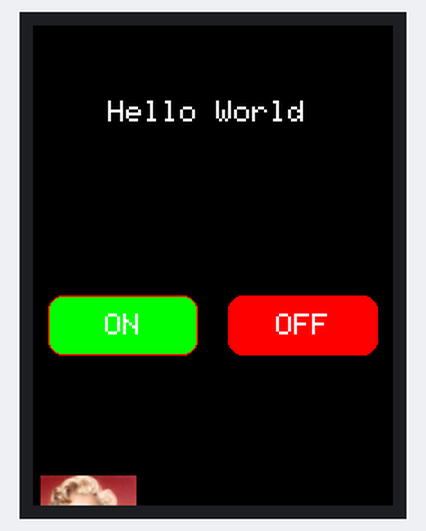
Simulated run of this program. Board: Arduino Mega 2560, built with avr-gcc and run on an emulated ATmega2560. On the bench: 240×320 colour display. What the program prints to the serial monitor is not drawn.

Above: at 1.0 s.

The program:

main.cpp
```cpp
#include <Arduino.h>

#include "MyDisplay.hpp"
#include "Panel.hpp"


MyDisplay display;
// HomePanel homePanel;

void drawImage() {
    int x = 5, y = 0;
    display._tft.setAddrWindow(x, y, x + 64 - 1, y + 64 - 1);
    display._tft.pushColors((const uint8_t*)marilyn_64x64, 64 * 64, 1, false);
    display._tft.setAddrWindow(0, 0, display._tft.width() - 1, display._tft.height() - 1);
}

void setup(void) {
    Serial.begin(9600);
    display.begin();
    Serial.println("Display initialized.");

    // Test bezpośredniego rysowania obrazu
    Serial.println("Testing direct image drawing...");
    drawImage();
    Serial.println("Direct image drawing test complete");

    // Teraz spróbuj normalnie
    display.drawPanel(new HomePanel());
}


void idle() {
    delay(100); // Adjust the delay as needed
}

void loop(void)
{
    idle(); // Call the idle function to keep the loop running without blocking
}


// if (display.refresh) {
//     display.refresh = 0; // Reset the refresh flag
//     // display.drawPanel(homePanel); // Draw the panel on the display
// }
// Adafruit_GFX_Button &on_btn = display.on_btn;
// Adafruit_GFX_Button &off_btn = display.off_btn;
// MCUFRIEND_kbv &tft = display.getTft(); // Referencja do obiektu wyświetlacza
// int pixel_x = display.pixel_x;
// int pixel_y = display.pixel_y;

// bool down = display.Touch_getXY();
// on_btn.press(down && on_btn.contains(pixel_x, pixel_y));
// off_btn.press(down && off_btn.contains(pixel_x, pixel_y));
// if (on_btn.justReleased())
//     on_btn.drawButton();
// if (off_btn.justReleased())
//     off_btn.drawButton();
// if (on_btn.justPressed()) {
//     on_btn.drawButton(true);
//     tft.fillRect(40, 80, 160, 80, GREEN);
// }
// if (off_btn.justPressed()) {
//     off_btn.drawButton(true);
//     tft.fillRect(40, 80, 160, 80, RED);
// }
// Serial.println("Display initialized.");
```

Button.cpp
```cpp
#pragma once
#include <Arduino.h>
#include "Colors.hpp"
#include "Button.hpp"

Button::Button() : _x(lastX), _y(lastY), _width(50), _height(25), _label(new String("Button")), _colorOn(GREY), _colorOff(DARKGREY), _textColor(WHITE), _pressed(false), prevPressed(false), _action(Button::ActionType::Idle)
{
    lastX += 25;
    lastY += 10;
}

Button::Button(uint16_t x, uint16_t y, uint16_t w, uint16_t h, String *label, uint16_t outlinecolor, uint16_t colorOn, uint16_t colorOff, uint16_t textColor, uint8_t fontSize)
: _x(x), _y(y), _width(w), _height(h), _label(label), _outlinecolor(outlinecolor), _colorOn(colorOn), _colorOff(colorOff), _textColor(textColor), _fontSize(fontSize), _pressed(false), prevPressed(false), _action(Button::ActionType::Idle) {}

Button::~Button() {
    // Destructor implementation (if needed)
    delete _label; // Clean up the dynamically allocated string
    _label = nullptr; // Avoid dangling pointer
}
```

Button.hpp
```cpp
#pragma once

#include <Arduino.h>
#include "Colors.hpp"
#include "Adafruit_GFX.h"

class Button : public Adafruit_GFX_Button
{
private:
public:
    enum class ActionType
    {
        ChangePanel,
        Confirm,
        Pressed,
        Released,
        Idle
    };
    uint16_t _x, _y;              // Coordinates of the top-left corner
    static uint16_t lastX, lastY; // Coordinates of the top-left corner
    uint16_t _width, _height;          // Size of the button
    String *_label;                // Label of the button
    uint16_t _outlinecolor;       // Outline color of the button
    uint16_t _colorOn;            // Color of the button
    uint16_t _colorOff;           // Color of the button when not pressed
    uint16_t _textColor;          // Text color of the button
    uint8_t _fontSize;           // Font size of the button text
    bool _pressed;                // State of the button (pressed or not)
    bool prevPressed;             // Previous state of the button
    Button::ActionType _action;           // Action associated with the button
    int _actionParam;             // Parameter for the action associated with the button

    Button();
    Button(uint16_t x, uint16_t y, uint16_t w, uint16_t h, String *label, uint16_t _outlinecolor, uint16_t colorOn, uint16_t colorOff, uint16_t textColor, uint8_t fontSize);
    ~Button();
};
```

Colors.hpp
```cpp
#pragma once

// Basic colors - mostly correct
#define BLACK   0x0000  // Correct
#define BLUE    0x001F  // Correct
#define RED     0xF800  // Correct
#define GREEN   0x07E0  // Correct
#define CYAN    0x07FF  // Correct
#define MAGENTA 0xF81F  // Correct
#define YELLOW  0xFFE0  // Correct
#define WHITE   0xFFFF  // Correct
#define ORANGE  0xFD20  // Correct
#define PURPLE  0x8010  // Correct
#define BROWN   0xBC40  // Correct
#define GREY    0x7BEF  // Correct

// Dark colors - some corrections needed
#define DARKBLUE    0x000F
#define DARKRED     0x8000
#define DARKGREEN   0x03E0
#define DARKCYAN    0x03EF
#define DARKMAGENTA 0x8010
#define DARKYELLOW  0x8400
#define DARKORANGE  0x8200
#define DARKPURPLE  0x4010
#define DARKBROWN   0x8200
#define DARKGREY    0x39E7

// Light colors - some corrections needed
#define LIGHTBLUE    0x739F
#define LIGHTGREEN   0x7FE0
#define LIGHTRED     0xF810
#define LIGHTCYAN    0x7FFF
#define LIGHTMAGENTA 0xFC1F
#define LIGHTYELLOW  0xFFE0
#define LIGHTORANGE  0xFE60
#define LIGHTPURPLE  0xA11F
#define LIGHTBROWN   0xCE60
#define LIGHTGREY    0xC618
```

DataTypes.cpp
```cpp
#include "DataTypes.hpp"
#include "Colors.hpp"

TextSprite::TextSprite() : text(new String("Hello World")), x(0), y(0), color(WHITE), bgColor(BLACK), fontSize(2) {
    // Constructor implementation
}

ImageData::ImageData(uint16_t x, uint16_t y, uint16_t width, uint16_t height, const uint16_t *data)
: x(x), y(y), width(width), height(height), data(data) {}

TextSprite::TextSprite(String *text, uint16_t x, uint16_t y,  uint16_t color, uint16_t bgColor, uint16_t fontSize) : text(text), x(x), y(y), color(color), bgColor(bgColor), fontSize(fontSize) {
    // Constructor implementation
}
TextSprite::~TextSprite() {
    // Destructor implementation
    if (text) {
        delete text; // Clean up the dynamically allocated string
        text = nullptr; // Avoid dangling pointer
    }
}
```

DataTypes.hpp
```cpp
#pragma once
#include <Arduino.h>

class ImageData
{
public:
    uint16_t x;
    uint16_t y;
    uint16_t width;
    uint16_t height;
    const uint16_t *data;

    ImageData(uint16_t x, uint16_t y, uint16_t width, uint16_t height, const uint16_t *data);
};

struct TextSprite
{
public:
    String *text;
    uint16_t x;
    uint16_t y;
    uint16_t color;
    uint16_t bgColor;
    int fontSize;

    TextSprite();
    TextSprite(String *text, uint16_t x, uint16_t y,  uint16_t color, uint16_t bgColor, uint16_t fontSize);
    ~TextSprite();
};
```

MyDisplay.cpp
```cpp
#include "MyDisplay.hpp"

MyDisplay::MyDisplay() {}

MyDisplay::~MyDisplay()
{
    // Cleanup if needed
}

void MyDisplay::begin()
{
    uint16_t ID = _tft.readID();
    Serial.print("TFT ID = 0x");
    Serial.println(ID, HEX);
    Serial.println("Calibrate for your Touch Panel");
    if (ID == 0xD3D3)
        ID = 0x9486; // write-only shield
    _tft.begin(ID);
    _tft.setRotation(0); // PORTRAIT
    _tft.fillScreen(BLACK);
    _ts = TouchScreen(XP, YP, XM, YM, 300);
    refresh = 1;
}

void MyDisplay::drawTemplate()
{
    on_btn.initButton(&_tft, 60, 200, 100, 40, WHITE, CYAN, BLACK, "ON", 2);
    off_btn.initButton(&_tft, 180, 200, 100, 40, WHITE, CYAN, BLACK, "OFF", 2);
    on_btn.drawButton(false);
    off_btn.drawButton(false);
    _tft.fillRect(40, 80, 160, 80, RED);
}

void MyDisplay::drawPanel(Panel *panel1)
{
    Panel &panel = *panel1; // Dereference the pointer to get the actual panel object
    for (Task &task : panel.task)
    {
        switch (task.type)
        {
        case TaskType::Text:
            _tft.setTextColor(task.value.text->color, task.value.text->bgColor);
            _tft.setCursor(task.value.text->x, task.value.text->y);
            _tft.setTextSize(task.value.text->fontSize);
            _tft.print(*(task.value.text->text));
            Serial.println("Text drawn");
            break;
        case TaskType::Color:
            _tft.fillScreen(task.value.color);
            Serial.println("Color drawn");
            break;
        // case TaskType::Panel:
        //     drawPanel(*(task.value.panel)); // Recursive call to draw nested panels
        // break;
        case TaskType::Imagee:
            Serial.println("Inside image case");
            if (task.value.image != nullptr)
            {
                Serial.println("Image pointer is not null");
                ImageData &img = *(task.value.image);
                Serial.print("Image position: x=");
                Serial.print(img.x);
                Serial.print(", y=");
                Serial.print(img.y);
                Serial.print(", width=");
                Serial.print(img.width);
                Serial.print(", height=");
                Serial.println(img.height);
                Serial.print("Image data pointer: 0x");
                Serial.println((unsigned int)img.data, HEX);

                drawImageFromProgmem(img.x, img.y, img.width, img.height, img.data);
                Serial.println("Image drawn using helper method");
            }
            else
            {
                Serial.println("Error: Image object is null!");
            }
            break;
        case TaskType::Button:
            Button &btn = *(task.value.buttonData); // Dereference the pointer to create a reference
            btn.initButton(&_tft, btn._x, btn._y, btn._width, btn._height, btn._outlinecolor, btn._colorOn, btn._textColor, btn._label->c_str(), 2);
            btn.drawButton(false);
            Serial.println("Button drawn");
            break;
        default:
            break;
        }
    }
}

void MyDisplay::drawImageFromProgmem(int x, int y, int width, int height, const uint16_t *progmemData)
{
    _tft.setAddrWindow(x, y, x + width - 1, y + height - 1);
    _tft.pushColors((const uint8_t *)progmemData, width * height, 1, false);
    _tft.setAddrWindow(0, 0, _tft.width() - 1, _tft.height() - 1);
}

bool MyDisplay::Touch_getXY(void)
{
    MCUFRIEND_kbv &tft = _tft; // Reference to the display object
    TouchScreen ts = _ts;      // Reference to the touchscreen object

    TSPoint p = ts.getPoint();
    pinMode(YP, OUTPUT); // restore shared pins
    pinMode(XM, OUTPUT);
    digitalWrite(YP, HIGH); // because TFT control pins
    digitalWrite(XM, HIGH);
    bool pressed = (p.z > MINPRESSURE && p.z < MAXPRESSURE);
    if (pressed)
    {
        pixel_x = map(p.x, TS_LEFT, TS_RT, 0, tft.width()); //.kbv makes sense to me
        pixel_y = map(p.y, TS_TOP, TS_BOT, 0, tft.height());
    }
    return pressed;
}
```

MyDisplay.hpp
```cpp
#pragma once
#include <Arduino.h>
#include <Panel.hpp>
#include "MCUFRIEND_kbv.h"
#include "Colors.hpp"
#include <TouchScreen.h>
#include <Adafruit_GFX.h>


#define MINPRESSURE 200
#define MAXPRESSURE 1000

// ALL Touch panels and wiring is DIFFERENT
// copy-paste results from TouchScreen_Calibr_native.ino
const int XP=8,XM=A2,YP=A3,YM=9; //240x400 ID=0x7793
const int TS_LEFT=882,TS_RT=155,TS_TOP=57,TS_BOT=928;

class MyDisplay
{
public:
    Adafruit_GFX_Button on_btn, off_btn;
    MCUFRIEND_kbv _tft;
    void drawImageFromProgmem(int x, int y, int width, int height, const uint16_t* progmemData);

    TouchScreen _ts; // Touchscreen object

    uint8_t refresh;
    MyDisplay();
    ~MyDisplay();
    void begin(); // Initialize the display
    uint16_t getID() { return _tft.readID(); } // Get the display ID
    void drawPanel(Panel *_Panel1);
    void drawTemplate();
    // void drawDrawable(Drawable *drawable);
    // void removeDrawable(Drawable *drawable);
    bool Touch_getXY(void);
    int pixel_x, pixel_y; // Touch coordinates
    MCUFRIEND_kbv &getTft() { return _tft; } // Get reference to the display object
};
```

MyOS.cpp
```cpp
#include "MyOS.hpp"
#include "Panel.hpp"


#define BEEP_PIN     14                      // The digital pin choosen for the beeper.
#define SCREEN_PIN   25                      // The ananlog pin choosen for the screen backlight.
char systemFolder[]  = "/system/";           // Where we decided to store the systemp folder on our SD card.
char panelFolder[]   = "/system/appFiles/";  // Where we decided to store the app folders on our SD card.


// **************************************
// ************** MyOS **************
// **************************************


MyOS::MyOS(void) {
    display.begin(); // Initialize the display
    // display.setRotation(0); // Set rotation to 0 by default
    // panel = new HomePanel(432, 240); // Initialize the home panel
    // display.drawPanel(*panel); // Draw the home panel on the display
 }


MyOS::~MyOS(void) {
    delete panel; // Clean up the panel object
 }


// // The hardware is online, do hookups.
// int MyOS::begin(void) {

//    pinMode(BEEP_PIN, OUTPUT);       // Setup The beeper pin.
//    digitalWrite(BEEP_PIN, HIGH);    // Means off.
//    return 0;           // Return result of the inherited
// }

// //void backlightOn(void) { ourOSPtr->setBrightness(255); }

// // We need to write our own panel creation method.
// panel* MyOS::createPanel(int panelID) {

//    panel* result;

//    beep();
//    //setBrightness(0);
//    switch (panelID) {
//       case homeApp      : result = new homeScr();                    break;
//       case calcApp      : result = new rpnCalc(this,panelID);        break;
//       case iconEditApp : result = new iconEdit(this,panelID);       break;
//       case breakoutApp  : result = new breakout(this,panelID);       break;
//       //case starTrekApp  : result = new starTrekPanel(this,panelID);  break;
//       //case testApp      : result = new testAppPanel(this,panelID);  break;
//       default           : result = NULL;
//    }
//    return(result);
// }


// // Only WE know how to make it beep.
// void MyOS::beep(void) { tone(BEEP_PIN, 750,20); }


// // Here's the pin if you want to use it yourself.
// int MyOS::getTonePin(void) {return BEEP_PIN; }


// // And how to control the screen brightness.
// void MyOS::setBrightness(byte brightness) { analogWrite(SCREEN_PIN,brightness); }


// char*  MyOS::getSystemFolder(void) { return systemFolder; }


// // Hand this an appID and get back a pointer to the path of its data folder.
// char* MyOS::getPanelFolder(int panelID) {

//    strcpy(pathBuff,panelFolder);
//    switch (panelID) {
//       case homeApp      : return NULL;
//       case calcApp      :
//          strcat(pathBuff,"rpnCalc/");
//          return pathBuff;
//       break;
//       case iconEditApp  :
//          strcat(pathBuff,"iconEdit/");
//          return pathBuff;
//       break;
//       case breakoutApp  :
//          strcat(pathBuff,"breakout/");
//          return pathBuff;
//       break;
// //      case starTrekApp  :
// //         strcat(pathBuff,"starTrek/");
// //         return pathBuff;
// //      break;
// //      case testApp      :
// //         strcpy(pathBuff,getSystemFolder());
// //         strcat(pathBuff,"icons/standard/");
// //         return pathBuff;
// //      break;
//       default           : return NULL;
//    }
// }
```

MyOS.hpp
```cpp
#pragma once

#include <Arduino.h>
#include <Panel.hpp>
#include <MyDisplay.hpp>
// #include <lilOS.h>

// enum apps
// {
//         homeApp = HOME_PANEL_ID,
//         calcApp,
//         breakoutApp,
//         /*testApp*/ iconEditApp /*, starTrekApp*/
// };


class MyOS
{
private:
        MyDisplay display; // The device we are running on.
        Panel *panel; // The home panel.

public:
        MyOS(void);
        ~MyOS(void);

        // virtual int begin(void);                // The hardware is online, do hookups.
        // virtual Panel createPanel(int panelID); // We need to write our own panel creation method.
        //                                         // void     backlightOn(void);
        // virtual void beep(void);                // Only WE know how to make it beep.
        // virtual int getTonePin(void);
        // virtual void setBrightness(byte brightness); // 0 for full bright 255 for off.
        // virtual char *getSystemFolder(void);
        // virtual char *getPanelFolder(int panelID);
};

// extern bmpMask iconMask;
```

Panel.cpp
```cpp
#include "Panel.hpp"
#include "Colors.hpp"
#include "DataTypes.hpp"
#include "Button.hpp"


Panel::Panel() {
    // Constructor implementation
}

Panel::~Panel() {
    // Destructor implementation
}


HomePanel::HomePanel() {
    Serial.println("Creating HomePanel");
    Serial.print("marilyn_64x64 address: 0x");
    Serial.println((unsigned int)marilyn_64x64, HEX);

    // ImageData* imgData = new ImageData(5, 200, 64, 64, marilyn_64x64);
    // Serial.print("Created ImageData object at: 0x");
    // Serial.println((unsigned int)imgData, HEX);
    // Serial.print("With data pointer: 0x");
    // Serial.println((unsigned int)imgData->data, HEX);

    task[0].setColor(BLACK);
    task[2].setButton(new Button(60, 200, 100, 40, new String("ON"), RED, GREEN, DARKGREEN, WHITE, 2));
    task[3].setButton(new Button(180, 200, 100, 40, new String("OFF"), RED, RED, DARKGREEN, WHITE, 2));
    task[1].setImage(new ImageData(5, 200, 64, 64, marilyn_64x64));
    task[1].setImage(new ImageData(5, 300, 64, 64, marilyn_64x64));
    task[4].setText(new TextSprite(new String("Hello World"), 50, 50, WHITE, BLACK, 2));
}

HomePanel::~HomePanel() {
    // Destructor implementation
}
```

Panel.hpp
```cpp
#pragma once

#include <Arduino.h>
#include "Task.hpp"
#include "bitmap_RGB.h"


class Panel
{
    public:
        Panel(); // Default constructor
        ~Panel(); // Destructor
        Task task[MAX_ACTIONS]; // Array of tasks
};


class HomePanel : public Panel
{
public:
    HomePanel(); // Default constructor
    ~HomePanel();
};
```

Source omitted: Task.cpp (897 bytes), Task.hpp (857 bytes), bitmap_RGB.h (data table, 94751 bytes)
